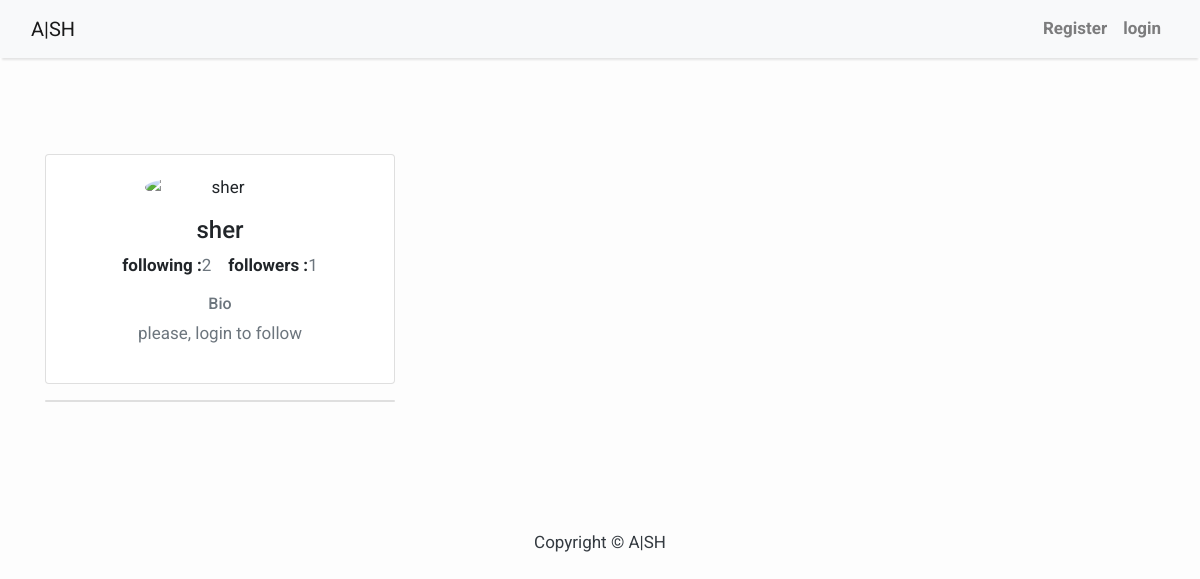
/profile/sher/, run on the app's committed database.
### author/models.py (models this page shows, shortened)
class User(AbstractUser):
    following = models.ManyToManyField(
        "self", blank=True, related_name="followers", symmetrical=False
    )
    bio = models.TextField(max_length=200, blank=True, default="Bio")
    website = models.URLField(max_length=200, blank=True)

### author/views.py (the view)
# urls.py: path('profile/<str:username>/', views.profile, name='profile'),
def profile(request, username):
    userProfile = User.objects.get(username=username)
    data = {
        "author": userProfile,
    }
    return render(request, "author/profile.html", data)

### author/templates/author/profile.html (shortened to what this page needs)
{% extends "base.html" %}
{% load static %}
{% block content %}
<div class="pt-5 mt-5 pb-5 mb-5">
  <div class="container">
    <div class="main-body">
      <div class="row gutters-sm">
        <div class="col-md-4 mb-3">
          <div class="card">
            <div class="card-body">
              <div class="d-flex flex-column align-items-center text-center">
                <img src="{{ author.image.url }}" alt="{{ author.username }}" class="rounded-circle" width="150" />
                <div class="mt-3">
                  <h4>{{ author.username }}</h4>
                  <div class="row">
                    <b> following : </b>
                    <p class="text-muted"> {{ author.following.count }} </p>
                    <b> followers : </b>
                    <p class="text-muted"> {{ author.followers.count }} </p>
                  </div>
                  <h6 class="text-muted font-size-sm">
                    {{ author.bio }}
                  </h6>
                  {% if user.is_authenticated %}
                    {% if user in author.following.all %}
                        <a href="{% url 'followToggle' author=author.username  %}" class="btn btn-primary">Unfollow</a>
                      {% else %}
                        <a  href="{% url 'followToggle' author=author.username  %}" class="btn btn-primary"> Follow </a>
                    {% endif %}
                      <button class="btn btn-outline-primary">Message</button>
                  {% else %}
                    <p class="text-muted"> please, login to follow </p>
                  {% endif %}
                </div>
              </div>
            </div>
          </div>
          <div class="card mt-3">
            </div>
          </div>
        </div>
      </div>
    </div>
</div>
{% endblock content %}

### author/templates/base.html (style rules this page uses)
body { font-family: "Roboto", sans-serif; font-size: 17px; background-color: #fdfdfd; }

### data on the page
User: username "sher", following.count "2", followers.count "1", bio "Bio"
